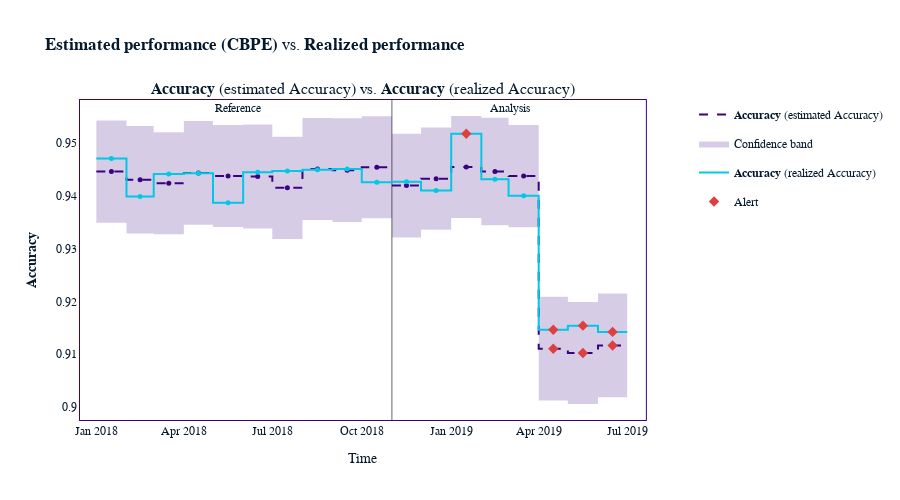

The notebook cell saved with this chart:
### Code cell
# Initializing nannyML CBPE
estimator = nml.CBPE(
    timestamp_column_name="timestamp",
    y_true="is_fraud",
    y_pred="predicted_fraud",
    y_pred_proba="predicted_fraud_proba",
    problem_type="classification_binary",
    metrics=["accuracy"],
    chunk_period="m"
)

estimator = estimator.fit(reference)
est_results = estimator.estimate(analysis)

# Initializing nml Performance Calculator
calc = nml.PerformanceCalculator(
    timestamp_column_name="timestamp",
    metrics=["accuracy"],
    y_true="is_fraud",
    y_pred="predicted_fraud",
    y_pred_proba="predicted_fraud_proba",
    problem_type="classification_binary",
    chunk_period="m"
)

calc = calc.fit(reference)
calc_results = calc.calculate(analysis)

# Comparing results from CBPE and PerformanceCalculator
comparison = est_results.compare(calc_results)
comparison.plot()

### Figure 1 — Plotly figure (JSON) as saved in the notebook; plotly's stock layout.template omitted (floating-point values rounded to 4 significant figures)
{"data": [{"hoverinfo": "skip", "line": {"color": "#3b0280", "dash": "dash", "shape": "hv", "width": 2}, "mode": "lines", "name": "<b>Accuracy</b> (estimated Accuracy)", "showlegend": true, "x": ["2018-01-01T00:00:00", "2018-02-01T00:00:00", "2018-03-01T00:00:00", "2018-04-01T00:00:00", "2018-05-01T00:00:00", "2018-06-01T00:00:00", "2018-07-01T00:00:00", "2018-08-01T00:00:00", "2018-09-01T00:00:00", "2018-10-01T00:00:00", "2018-10-31T23:59:59.999999"], "xaxis": "x", "y": [0.9446, 0.9431, 0.9424, 0.9443, 0.9437, 0.9437, 0.9415, 0.9451, 0.9449, 0.9454, 0.9454], "yaxis": "y", "type": "scatter"}, {"customdata": [["<b>Accuracy</b> (estimated Accuracy)", "<b style=\"color:#3b0280;line-height:60px\">Reference</b>", "2018-01", "From <b>Jan-01-2018</b> to <b>Jan-31-2018</b>", 0.9446], ["<b>Accuracy</b> (estimated Accuracy)", "<b style=\"color:#3b0280;line-height:60px\">Reference</b>", "2018-02", "From <b>Feb-01-2018</b> to <b>Feb-28-2018</b>", 0.9431], ["<b>Accuracy</b> (estimated Accuracy)", "<b style=\"color:#3b0280;line-height:60px\">Reference</b>", "2018-03", "From <b>Mar-01-2018</b> to <b>Mar-31-2018</b>", 0.9424], ["<b>Accuracy</b> (estimated Accuracy)", "<b style=\"color:#3b0280;line-height:60px\">Reference</b>", "2018-04", "From <b>Apr-01-2018</b> to <b>Apr-30-2018</b>", 0.9443], ["<b>Accuracy</b> (estimated Accuracy)", "<b style=\"color:#3b0280;line-height:60px\">Reference</b>", "2018-05", "From <b>May-01-2018</b> to <b>May-31-2018</b>", 0.9437], ["<b>Accuracy</b> (estimated Accuracy)", "<b style=\"color:#3b0280;line-height:60px\">Reference</b>", "2018-06", "From <b>Jun-01-2018</b> to <b>Jun-30-2018</b>", 0.9437], ["<b>Accuracy</b> (estimated Accuracy)", "<b style=\"color:#3b0280;line-height:60px\">Reference</b>", "2018-07", "From <b>Jul-01-2018</b> to <b>Jul-31-2018</b>", 0.9415], ["<b>Accuracy</b> (estimated Accuracy)", "<b style=\"color:#3b0280;line-height:60px\">Reference</b>", "2018-08", "From <b>Aug-01-2018</b> to <b>Aug-31-2018</b>", 0.9451], ["<b>Accuracy</b> (estimated Accuracy)", "<b style=\"color:#3b0280;line-height:60px\">Reference</b>", "2018-09", "From <b>Sep-01-2018</b> to <b>Sep-30-2018</b>", 0.9449], ["<b>Accuracy</b> (estimated Accuracy)", "<b style=\"color:#3b0280;line-height:60px\">Reference</b>", "2018-10", "From <b>Oct-01-2018</b> to <b>Oct-31-2018</b>", 0.9454]], "hovertemplate": "%{customdata[1]}<br />Chunk: <b>%{customdata[2]}</b> &nbsp; &nbsp; %{customdata[3]} <br />%{customdata[0]}: <b>%{customdata[4]}</b><br /><extra></extra>", "line": {"dash": "dash"}, "marker": {"color": "#3b0280", "size": 5, "symbol": "circle"}, "mode": "markers", "name": "<b>Accuracy</b> (estimated Accuracy)", "showlegend": false, "x": ["2018-01-16T12:00:00", "2018-02-15T00:00:00", "2018-03-16T12:00:00", "2018-04-16T00:00:00", "2018-05-16T12:00:00", "2018-06-16T00:00:00", "2018-07-16T12:00:00", "2018-08-16T12:00:00", "2018-09-16T00:00:00", "2018-10-16T11:59:59.999999"], "xaxis": "x", "y": [0.9446, 0.9431, 0.9424, 0.9443, 0.9437, 0.9437, 0.9415, 0.9451, 0.9449, 0.9454, 0.9454], "yaxis": "y", "type": "scatter"}, {"connectgaps": true, "hoverinfo": "skip", "line": {"color": "rgba(0,0,0,0)", "dash": "dash", "shape": "hv"}, "mode": "lines", "name": "Confidence band", "showlegend": false, "x": ["2018-01-01T00:00:00", "2018-02-01T00:00:00", "2018-03-01T00:00:00", "2018-04-01T00:00:00", "2018-05-01T00:00:00", "2018-06-01T00:00:00", "2018-07-01T00:00:00", "2018-08-01T00:00:00", "2018-09-01T00:00:00", "2018-10-01T00:00:00", "2018-10-31T23:59:59.999999"], "xaxis": "x", "y": [0.9543, 0.9532, 0.952, 0.9542, 0.9534, 0.9535, 0.9512, 0.9548, 0.9547, 0.9551, 0.9551], "yaxis": "y", "type": "scatter"}, {"connectgaps": true, "fill": "tonexty", "fillcolor": "rgba(0.23137254901960785, 0.00784313725490196, 0.5019607843137255, 0.2)", "hoverinfo": "skip", "line": {"color": "rgba(0,0,0,0)", "dash": "dash", "shape": "hv"}, "mode": "lines", "name": "Confidence band", "showlegend": true, "x": ["2018-01-01T00:00:00", "2018-02-01T00:00:00", "2018-03-01T00:00:00", "2018-04-01T00:00:00", "2018-05-01T00:00:00", "2018-06-01T00:00:00", "2018-07-01T00:00:00", "2018-08-01T00:00:00", "2018-09-01T00:00:00", "2018-10-01T00:00:00", "2018-10-31T23:59:59.999999"], "xaxis": "x", "y": [0.9349, 0.9329, 0.9327, 0.9345, 0.9341, 0.9338, 0.9318, 0.9354, 0.935, 0.9357, 0.9357], "yaxis": "y", "type": "scatter"}, {"hoverinfo": "skip", "line": {"color": "#00c8e5", "shape": "hv", "width": 2}, "mode": "lines", "name": "<b>Accuracy</b> (realized Accuracy)", "showlegend": true, "x": ["2018-01-01T00:00:00", "2018-02-01T00:00:00", "2018-03-01T00:00:00", "2018-04-01T00:00:00", "2018-05-01T00:00:00", "2018-06-01T00:00:00", "2018-07-01T00:00:00", "2018-08-01T00:00:00", "2018-09-01T00:00:00", "2018-10-01T00:00:00", "2018-10-31T23:59:59.999999"], "xaxis": "x", "y": [0.9471, 0.9399, 0.9441, 0.9443, 0.9387, 0.9445, 0.9447, 0.9449, 0.9451, 0.9426, 0.9426], "yaxis": "y", "type": "scatter"}, {"customdata": [["<b>Accuracy</b>", "<b style=\"color:#00c8e5;line-height:60px\">Reference</b>", "2018-01", "From <b>Jan-01-2018</b> to <b>Jan-31-2018</b>", 0.9471], ["<b>Accuracy</b>", "<b style=\"color:#00c8e5;line-height:60px\">Reference</b>", "2018-02", "From <b>Feb-01-2018</b> to <b>Feb-28-2018</b>", 0.9399], ["<b>Accuracy</b>", "<b style=\"color:#00c8e5;line-height:60px\">Reference</b>", "2018-03", "From <b>Mar-01-2018</b> to <b>Mar-31-2018</b>", 0.9441], ["<b>Accuracy</b>", "<b style=\"color:#00c8e5;line-height:60px\">Reference</b>", "2018-04", "From <b>Apr-01-2018</b> to <b>Apr-30-2018</b>", 0.9443], ["<b>Accuracy</b>", "<b style=\"color:#00c8e5;line-height:60px\">Reference</b>", "2018-05", "From <b>May-01-2018</b> to <b>May-31-2018</b>", 0.9387], ["<b>Accuracy</b>", "<b style=\"color:#00c8e5;line-height:60px\">Reference</b>", "2018-06", "From <b>Jun-01-2018</b> to <b>Jun-30-2018</b>", 0.9445], ["<b>Accuracy</b>", "<b style=\"color:#00c8e5;line-height:60px\">Reference</b>", "2018-07", "From <b>Jul-01-2018</b> to <b>Jul-31-2018</b>", 0.9447], ["<b>Accuracy</b>", "<b style=\"color:#00c8e5;line-height:60px\">Reference</b>", "2018-08", "From <b>Aug-01-2018</b> to <b>Aug-31-2018</b>", 0.9449], ["<b>Accuracy</b>", "<b style=\"color:#00c8e5;line-height:60px\">Reference</b>", "2018-09", "From <b>Sep-01-2018</b> to <b>Sep-30-2018</b>", 0.9451], ["<b>Accuracy</b>", "<b style=\"color:#00c8e5;line-height:60px\">Reference</b>", "2018-10", "From <b>Oct-01-2018</b> to <b>Oct-31-2018</b>", 0.9426]], "hovertemplate": "%{customdata[1]}<br />Chunk: <b>%{customdata[2]}</b> &nbsp; &nbsp; %{customdata[3]} <br />%{customdata[0]}: <b>%{customdata[4]}</b><br /><extra></extra>", "marker": {"color": "#00c8e5", "size": 5, "symbol": "circle"}, "mode": "markers", "name": "<b>Accuracy</b> (realized Accuracy)", "showlegend": false, "x": ["2018-01-16T12:00:00", "2018-02-15T00:00:00", "2018-03-16T12:00:00", "2018-04-16T00:00:00", "2018-05-16T12:00:00", "2018-06-16T00:00:00", "2018-07-16T12:00:00", "2018-08-16T12:00:00", "2018-09-16T00:00:00", "2018-10-16T11:59:59.999999"], "xaxis": "x", "y": [0.9471, 0.9399, 0.9441, 0.9443, 0.9387, 0.9445, 0.9447, 0.9449, 0.9451, 0.9426, 0.9426], "yaxis": "y", "type": "scatter"}, {"hoverinfo": "skip", "line": {"color": "#3b0280", "dash": "dash", "shape": "hv", "width": 2}, "mode": "lines", "name": "<b>Accuracy</b> (estimated Accuracy)", "showlegend": false, "x": ["2018-11-01T00:00:00", "2018-12-01T00:00:00", "2019-01-01T00:00:00", "2019-02-01T00:00:00", "2019-03-01T00:00:00", "2019-04-01T00:00:00", "2019-05-01T00:00:00", "2019-06-01T00:00:00", "2019-06-30T23:59:59.999999"], "xaxis": "x", "y": [0.9419, 0.9433, 0.9455, 0.9446, 0.9437, 0.911, 0.9102, 0.9117, 0.9117], "yaxis": "y", "type": "scatter"}, {"customdata": [["<b>Accuracy</b> (estimated Accuracy)", "<b style=\"color:#3b0280;line-height:60px\">Analysis</b>", "", "2018-11", "From <b>Nov-01-2018</b> to <b>Nov-30-2018</b>", 0.9419], ["<b>Accuracy</b> (estimated Accuracy)", "<b style=\"color:#3b0280;line-height:60px\">Analysis</b>", "", "2018-12", "From <b>Dec-01-2018</b> to <b>Dec-31-2018</b>", 0.9433], ["<b>Accuracy</b> (estimated Accuracy)", "<b style=\"color:#3b0280;line-height:60px\">Analysis</b>", "", "2019-01", "From <b>Jan-01-2019</b> to <b>Jan-31-2019</b>", 0.9455], ["<b>Accuracy</b> (estimated Accuracy)", "<b style=\"color:#3b0280;line-height:60px\">Analysis</b>", "", "2019-02", "From <b>Feb-01-2019</b> to <b>Feb-28-2019</b>", 0.9446], ["<b>Accuracy</b> (estimated Accuracy)", "<b style=\"color:#3b0280;line-height:60px\">Analysis</b>", "", "2019-03", "From <b>Mar-01-2019</b> to <b>Mar-31-2019</b>", 0.9437], ["<b>Accuracy</b> (estimated Accuracy)", "<b style=\"color:#3b0280;line-height:60px\">Analysis</b>", "<span style=\"color:#AD0000\">⚠ <b>Drift detected</b></span>", "2019-04", "From <b>Apr-01-2019</b> to <b>Apr-30-2019</b>", 0.911], ["<b>Accuracy</b> (estimated Accuracy)", "<b style=\"color:#3b0280;line-height:60px\">Analysis</b>", "<span style=\"color:#AD0000\">⚠ <b>Drift detected</b></span>", "2019-05", "From <b>May-01-2019</b> to <b>May-31-2019</b>", 0.9102], ["<b>Accuracy</b> (estimated Accuracy)", "<b style=\"color:#3b0280;line-height:60px\">Analysis</b>", "<span style=\"color:#AD0000\">⚠ <b>Drift detected</b></span>", "2019-06", "From <b>Jun-01-2019</b> to <b>Jun-30-2019</b>", 0.9117]], "hovertemplate": "%{customdata[1]} &nbsp; &nbsp; %{customdata[2]} <br />Chunk: <b>%{customdata[3]}</b> &nbsp; &nbsp; %{customdata[4]} <br />%{customdata[0]}: <b>%{customdata[5]}</b><br /><extra></extra>", "line": {"dash": "dash"}, "marker": {"color": "#3b0280", "size": 5, "symbol": "circle"}, "mode": "markers", "name": "<b>Accuracy</b> (estimated Accuracy)", "showlegend": false, "x": ["2018-11-16T00:00:00", "2018-12-16T12:00:00", "2019-01-16T12:00:00", "2019-02-15T00:00:00", "2019-03-16T12:00:00", "2019-04-16T00:00:00", "2019-05-16T12:00:00", "2019-06-15T23:59:59.999999"], "xaxis": "x", "y": [0.9419, 0.9433, 0.9455, 0.9446, 0.9437, 0.911, 0.9102, 0.9117, 0.9117], "yaxis": "y", "type": "scatter"}, {"connectgaps": true, "hoverinfo": "skip", "line": {"color": "rgba(0,0,0,0)", "shape": "hv"}, "mode": "lines", "name": "Confidence band", "showlegend": false, "x": ["2018-11-01T00:00:00", "2018-12-01T00:00:00", "2019-01-01T00:00:00", "2019-02-01T00:00:00", "2019-03-01T00:00:00", "2019-04-01T00:00:00", "2019-05-01T00:00:00", "2019-06-01T00:00:00", "2019-06-30T23:59:59.999999"], "xaxis": "x", "y": [0.9518, 0.9529, 0.9551, 0.9548, 0.9534, 0.9209, 0.9199, 0.9215, 0.9215], "yaxis": "y", "type": "scatter"}, {"connectgaps": true, "fill": "tonexty", "fillcolor": "rgba(0.23137254901960785, 0.00784313725490196, 0.5019607843137255, 0.2)", "hoverinfo": "skip", "line": {"color": "rgba(0,0,0,0)", "shape": "hv"}, "mode": "lines", "name": "Confidence band", "showlegend": false, "x": ["2018-11-01T00:00:00", "2018-12-01T00:00:00", "2019-01-01T00:00:00", "2019-02-01T00:00:00", "2019-03-01T00:00:00", "2019-04-01T00:00:00", "2019-05-01T00:00:00", "2019-06-01T00:00:00", "2019-06-30T23:59:59.999999"], "xaxis": "x", "y": [0.9321, 0.9336, 0.9358, 0.9344, 0.9341, 0.9012, 0.9006, 0.9018, 0.9018], "yaxis": "y", "type": "scatter"}, {"hoverinfo": "skip", "line": {"color": "#00c8e5", "shape": "hv", "width": 2}, "mode": "lines", "name": "<b>Accuracy</b> (realized Accuracy)", "showlegend": false, "x": ["2018-11-01T00:00:00", "2018-12-01T00:00:00", "2019-01-01T00:00:00", "2019-02-01T00:00:00", "2019-03-01T00:00:00", "2019-04-01T00:00:00", "2019-05-01T00:00:00", "2019-06-01T00:00:00", "2019-06-30T23:59:59.999999"], "xaxis": "x", "y": [0.9427, 0.941, 0.9518, 0.9431, 0.94, 0.9146, 0.9154, 0.9142, 0.9142], "yaxis": "y", "type": "scatter"}, {"customdata": [["<b>Accuracy</b>", "<b style=\"color:#00c8e5;line-height:60px\">Analysis</b>", "", "2018-11", "From <b>Nov-01-2018</b> to <b>Nov-30-2018</b>", 0.9427], ["<b>Accuracy</b>", "<b style=\"color:#00c8e5;line-height:60px\">Analysis</b>", "", "2018-12", "From <b>Dec-01-2018</b> to <b>Dec-31-2018</b>", 0.941], ["<b>Accuracy</b>", "<b style=\"color:#00c8e5;line-height:60px\">Analysis</b>", "<span style=\"color:#AD0000\">⚠ <b>Drift detected</b></span>", "2019-01", "From <b>Jan-01-2019</b> to <b>Jan-31-2019</b>", 0.9518], ["<b>Accuracy</b>", "<b style=\"color:#00c8e5;line-height:60px\">Analysis</b>", "", "2019-02", "From <b>Feb-01-2019</b> to <b>Feb-28-2019</b>", 0.9431], ["<b>Accuracy</b>", "<b style=\"color:#00c8e5;line-height:60px\">Analysis</b>", "", "2019-03", "From <b>Mar-01-2019</b> to <b>Mar-31-2019</b>", 0.94], ["<b>Accuracy</b>", "<b style=\"color:#00c8e5;line-height:60px\">Analysis</b>", "<span style=\"color:#AD0000\">⚠ <b>Drift detected</b></span>", "2019-04", "From <b>Apr-01-2019</b> to <b>Apr-30-2019</b>", 0.9146], ["<b>Accuracy</b>", "<b style=\"color:#00c8e5;line-height:60px\">Analysis</b>", "<span style=\"color:#AD0000\">⚠ <b>Drift detected</b></span>", "2019-05", "From <b>May-01-2019</b> to <b>May-31-2019</b>", 0.9154], ["<b>Accuracy</b>", "<b style=\"color:#00c8e5;line-height:60px\">Analysis</b>", "<span style=\"color:#AD0000\">⚠ <b>Drift detected</b></span>", "2019-06", "From <b>Jun-01-2019</b> to <b>Jun-30-2019</b>", 0.9142]], "hovertemplate": "%{customdata[1]} &nbsp; &nbsp; %{customdata[2]} <br />Chunk: <b>%{customdata[3]}</b> &nbsp; &nbsp; %{customdata[4]} <br />%{customdata[0]}: <b>%{customdata[5]}</b><br /><extra></extra>", "marker": {"color": "#00c8e5", "size": 5, "symbol": "circle"}, "mode": "markers", "name": "<b>Accuracy</b> (realized Accuracy)", "showlegend": false, "x": ["2018-11-16T00:00:00", "2018-12-16T12:00:00", "2019-01-16T12:00:00", "2019-02-15T00:00:00", "2019-03-16T12:00:00", "2019-04-16T00:00:00", "2019-05-16T12:00:00", "2019-06-15T23:59:59.999999"], "xaxis": "x", "y": [0.9427, 0.941, 0.9518, 0.9431, 0.94, 0.9146, 0.9154, 0.9142, 0.9142], "yaxis": "y", "type": "scatter"}, {"hoverinfo": "skip", "legendgroup": "alert", "marker": {"color": "#DD4040", "size": 8, "symbol": "diamond"}, "mode": "markers", "name": "Alert", "showlegend": true, "x": ["2019-04-16T00:00:00", "2019-05-16T12:00:00", "2019-06-15T23:59:59.999999"], "xaxis": "x", "y": [0.911, 0.9102, 0.9117], "yaxis": "y", "type": "scatter"}, {"hoverinfo": "skip", "legendgroup": "alert", "marker": {"color": "#DD4040", "size": 8, "symbol": "diamond"}, "mode": "markers", "name": "Alert", "showlegend": false, "x": ["2019-01-16T12:00:00", "2019-04-16T00:00:00", "2019-05-16T12:00:00", "2019-06-15T23:59:59.999999"], "xaxis": "x", "y": [0.9518, 0.9146, 0.9154, 0.9142], "yaxis": "y", "type": "scatter"}], "layout": {"height": 500, "hoverlabel": {"bgcolor": "white", "font": {"size": 14}}, "legend": {"itemclick": false, "itemdoubleclick": false, "traceorder": "grouped"}, "paper_bgcolor": "rgba(255,255,255,1)", "plot_bgcolor": "rgba(255,255,255,1)", "title": {"text": "<b>Estimated performance (CBPE)</b> vs. <b>Realized performance</b>"}, "xaxis": {"linecolor": "#3b0280", "mirror": true, "showgrid": false, "title": {"text": "Time"}, "zeroline": false, "anchor": "y", "domain": [0, 0.94], "matches": "x"}, "yaxis": {"linecolor": "#3b0280", "mirror": true, "showgrid": false, "title": {"text": "<b>Accuracy</b>"}, "zeroline": false, "anchor": "x", "domain": [0, 1]}, "yaxis2": {"anchor": "x", "overlaying": "y", "side": "right", "title": {"text": "Comparison"}, "linecolor": "#3b0280", "showgrid": false, "mirror": true, "zeroline": false}, "annotations": [{"font": {"size": 16}, "showarrow": false, "text": "<b>Accuracy</b> (estimated Accuracy) vs. <b>Accuracy</b> (realized Accuracy)", "x": 0.47, "xanchor": "center", "xref": "paper", "y": 1, "yanchor": "bottom", "yref": "paper"}, {"showarrow": false, "text": "Reference", "x": "2018-05-17T00:00:00", "xshift": 10, "y": 1, "yref": "paper"}, {"showarrow": false, "text": "Analysis", "x": "2019-02-14T21:00:00", "xshift": 15, "y": 1, "yref": "paper"}], "shapes": [{"layer": "below", "line": {"color": "#666666", "width": 1}, "type": "line", "x0": "2018-11-01T00:00:00", "x1": "2018-11-01T00:00:00", "xref": "x", "y0": 0, "y1": 1, "yref": "y domain"}]}}
